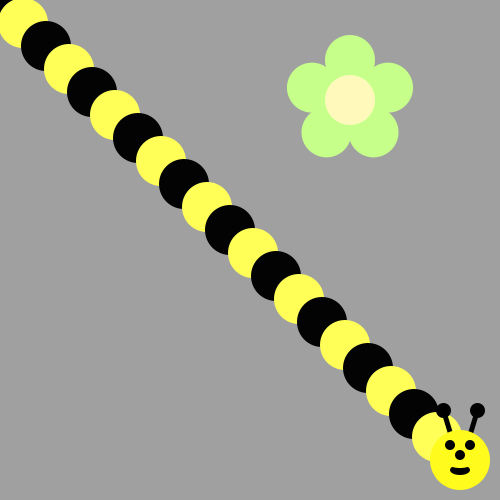
Frame 1 (no input)
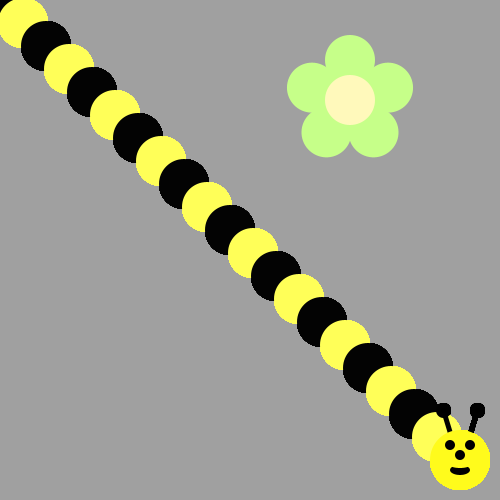
Frame 60 (the mouse pressed at the canvas centre just before this capture)
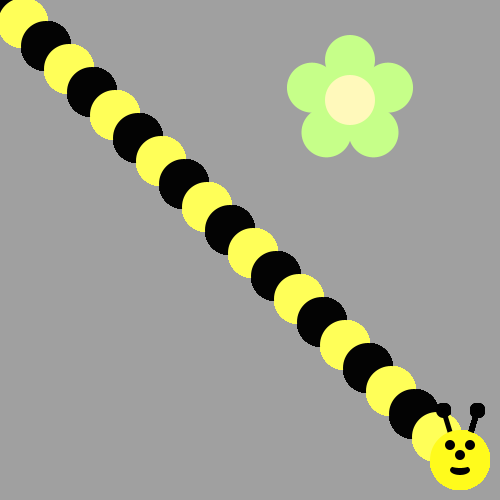
Frame 120 (the mouse held since frame 60 and released just before this capture)

The Processing sketch that drew these frames (run headless with seeded random() and noise(); from frame 60 on, the mouse is pressed at the canvas centre):

// Processing sketch: bumble_bee
// ── bumble_bee.pde

void setup() {
     ellipseMode(CENTER);
     size(500, 500);
     background(160, 160, 160);
     drawFlower(350, 100);
}

void draw() {
  
// First run the program and you should see a flower.  
  
  
/* Then, use a loop to make a body for the Bee! 
(see the image on the recipe, it's a diagonal line of circles)
Use remainder to make the colors alternate between yellow and black
*/
for (int i = 0; i<20; i++) {
  if (i % 2 == 0) {
    fill(#030303);
    
  }
  else {
    fill(#FFFF58);
  }
  ellipse(i*23,i*23,50,50);
}


/*
Now put his head on using drawBeeFace(x,y)
*/
drawBeeFace(460,460);
}

/**************   Use these methods but  DON'T CHANGE THE CODE BELOW  **************/

void drawFlower(int x, int y) {
     noStroke();
     translate(x, y);
     // draw 5 petals, rotating after each one
     fill(#c6ff89);      // green
      for (int i = 0; i < 5; i++) {
           ellipse(0, -40, 50, 50);
          rotate(radians(72));
     }
     fill(#fff9bb); // light yellow
     ellipse(0, 0, 50, 50);
} 
void drawBeeFace(int BeeFaceX, int BeeFaceY) {
     noStroke();
     fill(0, 0, 0);
     stroke(1);
     strokeWeight(5);
     line(BeeFaceX-10, BeeFaceY-27, BeeFaceX-17, BeeFaceY-50);
     line(BeeFaceX+10, BeeFaceY-27, BeeFaceX+17, BeeFaceY-50);
     ellipse(BeeFaceX-17, BeeFaceY-50, 10, 10);
     ellipse(BeeFaceX+17, BeeFaceY-50, 10, 10);
     noStroke();
     fill(255, 251, 28);
     ellipse(BeeFaceX, BeeFaceY, 60, 60); // face
     fill(255, 237, 209);
     fill(0,0,0);
      ellipse(BeeFaceX-10, BeeFaceY-15, 10, 10); // eyes
     ellipse(BeeFaceX+10, BeeFaceY-15, 10, 10);
      ellipse(BeeFaceX, BeeFaceY-5, 10, 10); // nose
      ellipse(BeeFaceX, BeeFaceY+10, 20, 10);// mouth
     fill(255, 251, 28);
     ellipse(BeeFaceX, BeeFaceY+5, 20, 6);
}
